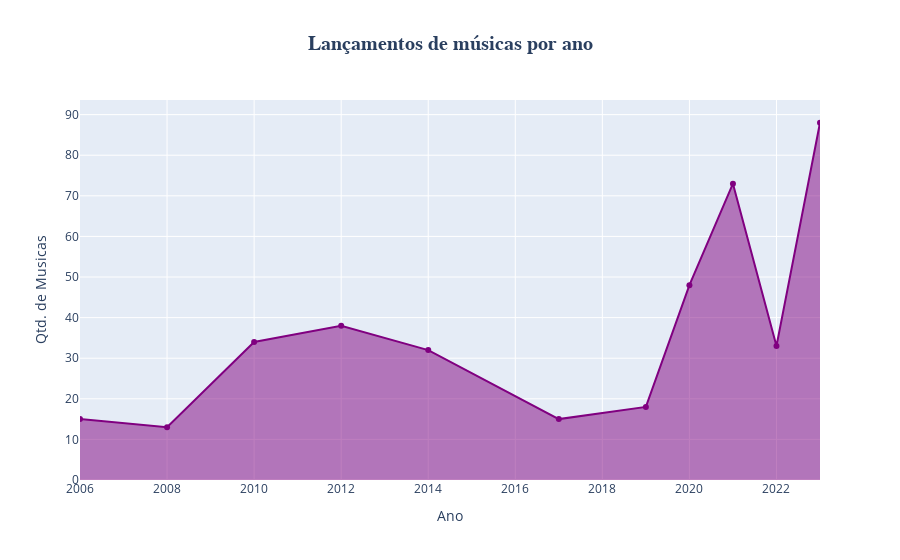

The code cell stored with this chart in its notebook:
### Code cell
df_tay = df_taytay.copy()

df_tay['release_date'] = pd.to_datetime(df_tay['release_date'])
df_tay['year'] = df_tay['release_date'].dt.year

fig=px.area(df_tay.groupby('year',as_index=False).count().sort_values(by='name',ascending=False).sort_values(by='year'),x='year',y='name',
            markers=True,labels={'name':'Qtd. de Musicas', 'year':'Ano'},color_discrete_sequence=['purple'],title='<b>Lançamentos de músicas por ano')
fig.update_layout(hovermode='x',title_x=0.5, title_font_size=20, title_font_family='Arial',)
fig.show()

### Figure 1 — Plotly figure (JSON) as saved in the notebook; plotly's stock layout.template omitted (floating-point values rounded to 4 significant figures)
{"data": [{"fillpattern": {"shape": ""}, "hovertemplate": "Ano=%{x}<br>Qtd. de Musicas=%{y}<extra></extra>", "legendgroup": "", "line": {"color": "purple"}, "marker": {"symbol": "circle"}, "mode": "lines+markers", "name": "", "orientation": "v", "showlegend": false, "stackgroup": "1", "type": "scatter", "x": [2006, 2008, 2010, 2012, 2014, 2017, 2019, 2020, 2021, 2022, 2023], "xaxis": "x", "y": [15, 13, 34, 38, 32, 15, 18, 48, 73, 33, 88], "yaxis": "y"}], "layout": {"hovermode": "x", "legend": {"tracegroupgap": 0}, "title": {"font": {"family": "Arial", "size": 20}, "text": "<b>Lançamentos de músicas por ano", "x": 0.5}, "xaxis": {"anchor": "y", "domain": [0, 1], "title": {"text": "Ano"}}, "yaxis": {"anchor": "x", "domain": [0, 1], "title": {"text": "Qtd. de Musicas"}}}}
